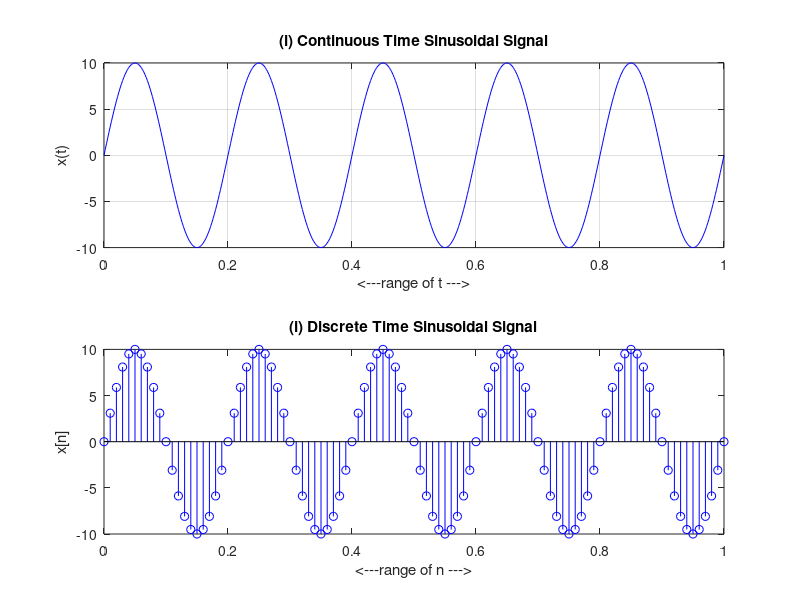

The MATLAB script that drew this image:
%Continuous Time Sinosoidal Signal
A=10;
f=5;
phase = 0;
sample=500;
t = 0:1/sample:1;
x = A*sin(2*pi*f*t + phase);

grid on;
subplot(211);
plot(t,x,'blue');
title('(i) Continuous Time Sinusoidal Signal', 'color','black');
xlabel('<---range of t --->');
ylabel('x(t)');

%Discrete Time Sinosoidal Signal
A=10;
f=5;
phase = 0;
sample=100;
t = 0:1/sample:1;
x = A*sin(2*pi*f*t + phase);
%phase pi/3;
%T = (2*pi)/w;
%x = A*sin(w*t + phase);
grid on;
subplot(212);
stem(t,x,'blue');
title('(i) Discrete Time Sinusoidal Signal', 'color','black');
xlabel('<---range of n --->');
ylabel('x[n]');
